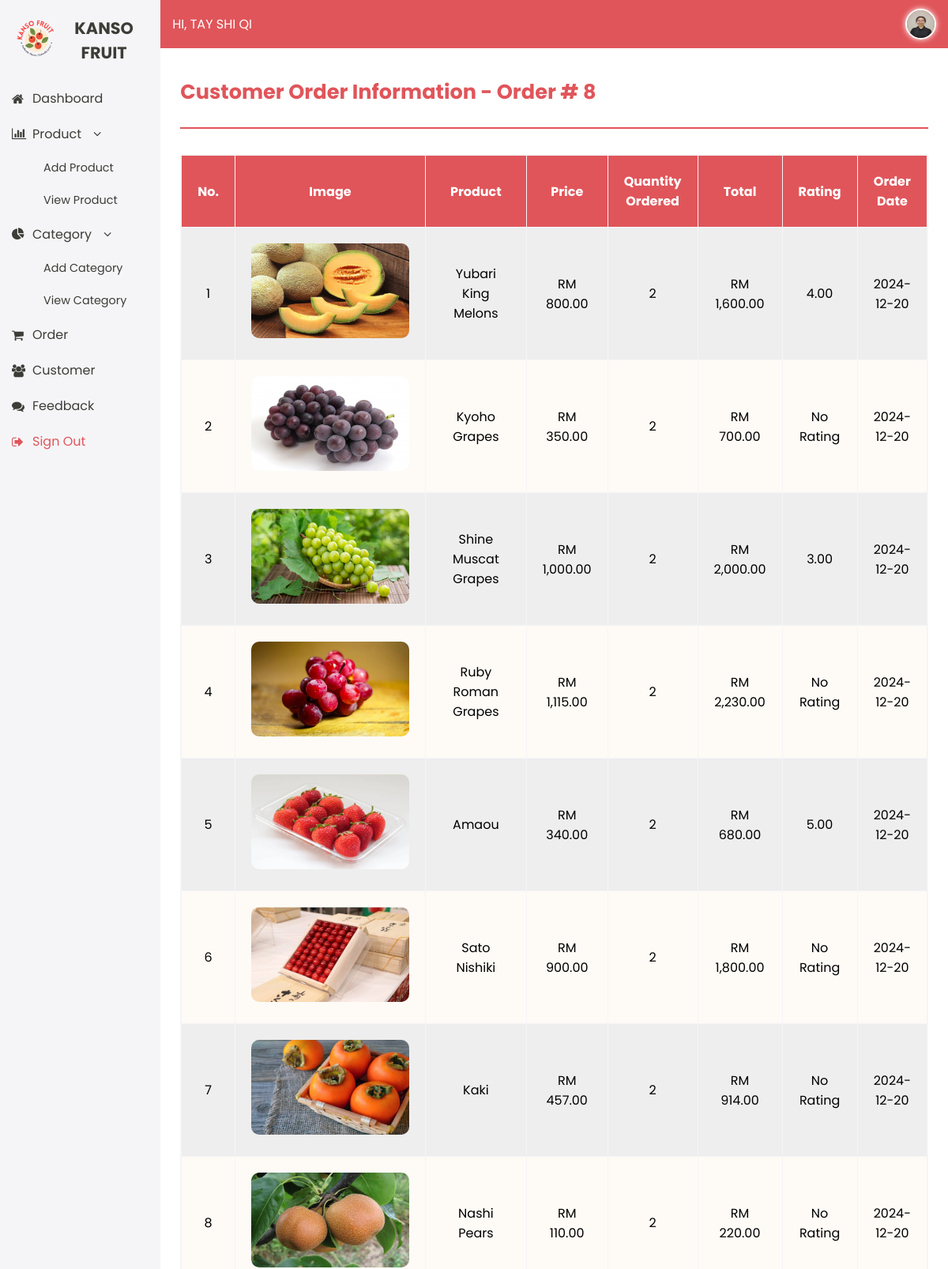
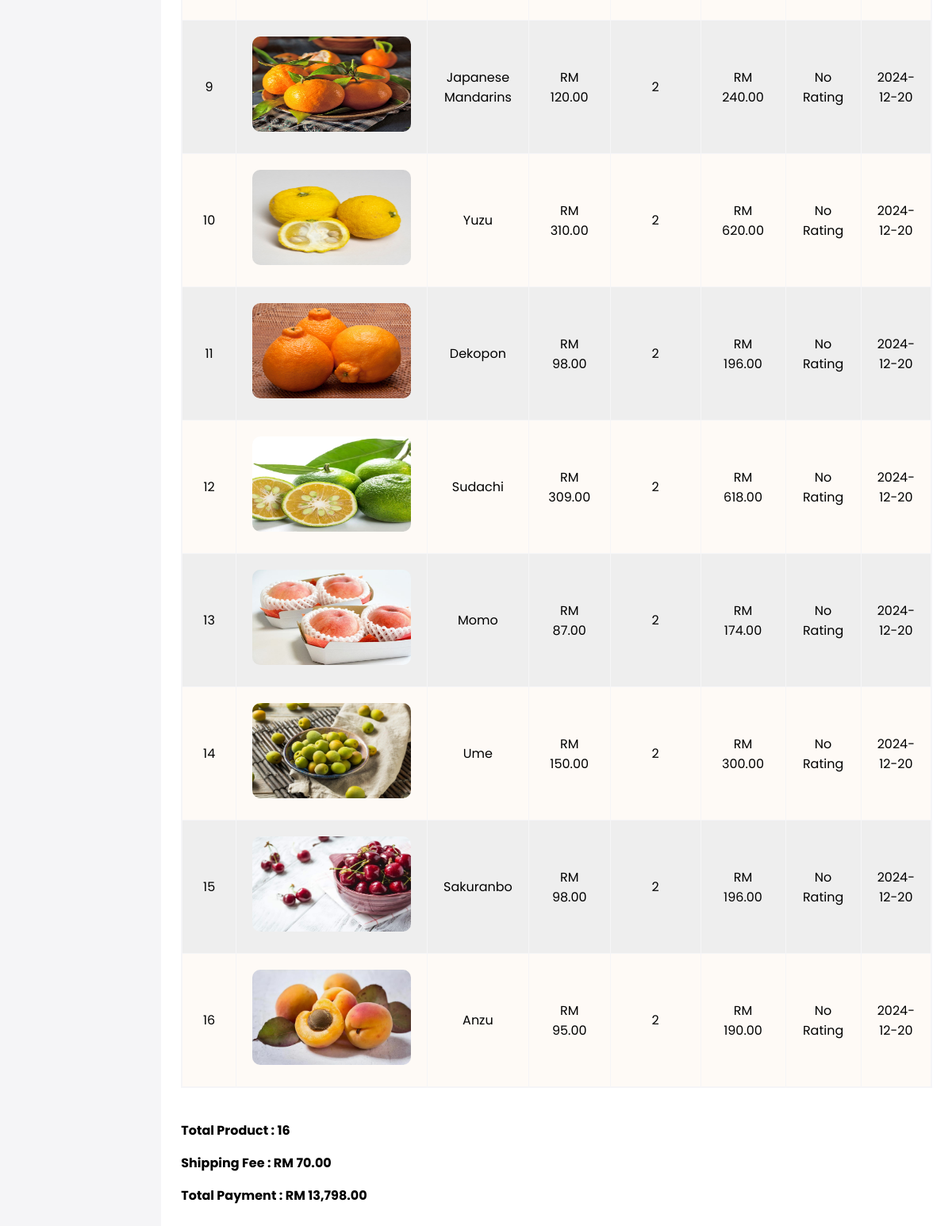
/view_customer_order_details.php?order_id=8 (signed in), run on the app's committed database (2 pictures, top to bottom).
### tables this page shows
CREATE TABLE `admintbl` (
  `admin_id` int(11) NOT NULL,
  `admin_name` varchar(200) NOT NULL,
  `admin_email` varchar(100) NOT NULL,
  `admin_password` char(35) NOT NULL,
  `admin_contact` char(15) NOT NULL,
  `admin_gender` char(7) NOT NULL,
  `admin_image` varchar(150) NOT NULL
);

CREATE TABLE `itemtbl` (
  `item_id` int(11) NOT NULL,
  `item_product_price` decimal(10,2) NOT NULL,
  `item_quantity` int(5) NOT NULL,
  `item_rating` int(1) NOT NULL,
  `item_comment` text NOT NULL,
  `item_rating_date` date NOT NULL,
  `product_id` int(11) NOT NULL,
  `order_id` int(11) NOT NULL
);

CREATE TABLE `producttbl` (
  `product_id` int(11) NOT NULL,
  `product_name` varchar(200) NOT NULL,
  `product_description` text NOT NULL,
  `product_price` decimal(10,2) NOT NULL,
  `product_stock_level` int(5) NOT NULL,
  `product_date_created` date NOT NULL,
  `product_image` varchar(150) NOT NULL,
  `category_id` int(11) NOT NULL
);

CREATE TABLE `ordertbl` (
  `order_id` int(11) NOT NULL,
  `order_date` date NOT NULL,
  `order_receiver_name` varchar(150) NOT NULL,
  `order_receiver_contact` char(15) NOT NULL,
  `order_delivery_address` text NOT NULL,
  `order_delivery_date` date NOT NULL,
  `order_payment_method` varchar(100) NOT NULL,
  `order_status` varchar(20) NOT NULL,
  `cust_id` int(11) NOT NULL
);

### view_customer_order_details.php (the view, shortened to what this page needs)
<?php
include "config.php";
$sess_aid = $_SESSION["sess_aid"];
$get_admin = mysqli_query($conn, "select * from admintbl where admin_id=$sess_aid");
$admin_rec = mysqli_fetch_assoc($get_admin );
$ordid = $_REQUEST["order_id"];
?>
<!DOCTYPE HTML>
<html>
	<head>
		<link rel="stylesheet" href="css/admin_design.css" />
		<link href="https://cdnjs.cloudflare.com/ajax/libs/font-awesome/5.15.4/css/all.min.css" rel="stylesheet">
		<link rel="stylesheet" href="https://cdnjs.cloudflare.com/ajax/libs/font-awesome/4.7.0/css/font-awesome.min.css">
	</head>
	<body>
	<div id="body">
		<div id="leftnav">
			<div id="logo">
				<div class="one">
					<a href="index.html"><img src="images/logo.png" title="Kanso Fruits" alt="Kanso Fruits Logo" /></a>
				</div>
				<div class="two">
					<a href="index.html">Kanso Fruit</a>
				</div>
			</div>
			<div id="sidenav">
				<p><a href="admin_dashboard.php"><i class="fa fa-home"></i>Dashboard</a></p>
				<p class="three"><i class="fa fa-bar-chart"></i>Product<i class="fa fa-angle-down"></i></p>
					<p class="angle"><a href="add_product.php">Add Product</a></p>
					<p class="angle"><a href="view_product.php">View Product</a></p>
				<p class="three"><i class="fa fa-pie-chart"></i>Category<i class="fa fa-angle-down"></i></p>
					<p class="angle"><a href="add_category.php">Add Category</a></p>
					<p class="angle"><a href="view_category.php">View Category</a></p>
				<p><a href="view_order.php"><i class="fa fa-shopping-cart"></i>Order</a></p>
				<p><a href="view_customer.php"><i class="fa fa-users"></i>Customer</a></p>
				<p><a href="view_feedback.php"><i class="fa fa-comments"></i>Feedback</a></p>
				<p style="color:#e0555a;"><a href="admin_logout.php"><i class="fa fa-sign-out"></i>Sign Out</a></p>
			</div>
		</div>
		<div id="rightnav">
			<div id="top">
				<div class="halo">
					<p>Hi, <?php echo $admin_rec['admin_name']; ?></p>
				</div>
				<div class="profile">
					<a href="admin_profile.php">
						<?php
							if ($admin_rec["admin_image"] == "")
							{
								$filename = "admin_image/profile.png";
							}
							else
							{
								$filename = "admin_image/".$admin_rec["admin_image"];
							}
							echo "<img src='".$filename."'>";
						?>
					</a>
				</div>
			</div>
			<div id="down">
			<div class="table">
				<h3>Customer Order Information - Order # <?php echo $ordid; ?></h3>
				<hr>
				<?php
					$get_item = mysqli_query($conn, "select * from itemtbl,producttbl,ordertbl where
					itemtbl.product_id=producttbl.product_id and ordertbl.order_id=itemtbl.order_id and itemtbl.order_id = $ordid ");
					$count = mysqli_num_rows($get_item);
					if ($count == 0)
					{
						echo "<p>No order records found.</p>";
					}
					else
					{
						echo "<table border='1px' class='product-table'>";
						echo "<tr>";
						echo "<th>No.</th>";
						echo "<th>Image</th>";
						echo "<th>Product</th>";
						echo "<th>Price</th>";
						echo "<th>Quantity Ordered</th>";
						echo "<th>Total</th>";
						echo "<th>Rating</th>";
						echo "<th>Order Date</th>";
						echo "</tr>";
						$x=1;
						$shipping_fee = 70;
						$overall_total = 0;
						while($rec = mysqli_fetch_assoc($get_item))
						{
							if ($rec["product_image"] == "None")
							{
								$filename = "product_image/default.png";
							}
							else
							{
								$filename = "product_image/".$rec["product_image"];
							}
							$item_total = $rec["product_price"] * $rec["item_quantity"];
							$overall_total = $overall_total + $item_total + $shipping_fee;
							echo "<tr>";
							echo "<td>". $x ."</td>";
							echo "<td><img src='".$filename."' style='width:200px;'></td>";
							echo "<td>".$rec["product_name"]."</td>";
							echo "<td>RM ".number_format($rec["product_price"],2)."</td>";
							echo "<td>".$rec["item_quantity"]."</td>";
							echo "<td>RM ".number_format($item_total,2)."</td>";
							echo "<td>";
							if ($rec["item_rating"] != 0)
							{
								echo " ".number_format($rec["item_rating"],2);
							}
							else
							{
								echo "No Rating";
							}
							echo "</td>";
							echo "<td>".$rec["order_date"]."</td>";
							echo "</tr>";
							$x++;
						}
						echo "</table>";
						echo "<br>";
						echo "<p><b>Total Product : ".$count."</b></p>";
						echo "<p><b>Shipping Fee : RM ".number_format($shipping_fee,2)."</b></p>";
						echo "<p><b>Total Payment : RM ".number_format($overall_total,2)."</b></p>";
					}
				?>
			</div>
			</div>
		</div>
	</div>
	</body>
</html>

### css/admin_design.css (style rules this page uses)
body { margin:0; padding:0; font-family:'Poppins', sans-serif; background-color:#F5F5F7; }
a { text-decoration:none; color:inherit; }
#body { display:flex; height:100vh; }
#leftnav { width:250px; background-color:#F5F5F7; color:#3C3D37; display:flex; flex-direction:column; }
#logo { display:flex; align-items:center; justify-content:center; padding:20px; text-align:center; }
#logo .one img { width:50px; height:50px; margin-right:10px; }
#logo .two a { font-size:1.3em; font-weight:bold; color:#3C3D37; text-transform:uppercase; }
#sidenav a { display:flex; align-items:center; padding:10px 15px; cursor:pointer; }
#sidenav p.three { margin:10px 0px; }
#sidenav p.three i { margin:0px 16px 0px 15px; }
#sidenav p i { margin-right:16px; width:10px; }
#sidenav p { margin:0; font-size:1em; }
#sidenav p.angle { font-size:0.9em; margin-left:40px; }
#rightnav { flex:1; display:flex; flex-direction:column; }
#top { display:flex; background-color:#e0555a; padding:2px 15px; justify-content:space-between; align-items:center; color:#fff; }
#top .halo { font-size:16px; text-transform:uppercase; }
#top .profile img { width:35px; height:35px; border-radius:100%; border:2px solid white; box-shadow:0px 0px 7px white; margin-top:7px; }
#down { flex:1; padding:10px; background-color:white; overflow-y:auto; }
.table { padding:0px 15px; box-sizing:border-box; width:100%; }
.table h3 { font-size:1.6em; color:#e0555a; font-family:; }
.table hr { border:1px solid #e0555a; margin-bottom:2em; }
.table img { width:150px; height:120px; border-radius:10px; }
.table .product-table { width:100%; border-collapse:collapse; text-align:center; border:2px solid #F5F5F7; }
.table .product-table th { padding:20px; background-color:#e0555a; color:white; }
.table .product-table td { padding:20px; }
.table .product-table tr:nth-child(even) { background-color:#eeeeee; }
.table .product-table tr:nth-child(odd) { background-color:#FEFAF6; }

### data on the page
admintbl: admin_name "TAY SHI QI", admin_image (picture)
itemtbl: product.product_image (picture), product.product_name "Yubari King Melons", product.product_price "800.00", item_quantity "2", item_total "1,600.00", item_rating "4.00", order.order_date "2024-12-20"
itemtbl: product.product_image (picture), product.product_name "Kyoho Grapes", product.product_price "350.00", item_quantity "2", item_total "700.00", item_rating "No Rating", order.order_date "2024-12-20"
itemtbl: product.product_image (picture), product.product_name "Shine Muscat Grapes", product.product_price "1,000.00", item_quantity "2", item_total "2,000.00", item_rating "3.00", order.order_date "2024-12-20"
itemtbl: product.product_image (picture), product.product_name "Ruby Roman Grapes", product.product_price "1,115.00", item_quantity "2", item_total "2,230.00", item_rating "No Rating", order.order_date "2024-12-20"
itemtbl: product.product_image (picture), product.product_name "Amaou", product.product_price "340.00", item_quantity "2", item_total "680.00", item_rating "5.00", order.order_date "2024-12-20"
itemtbl: product.product_image (picture), product.product_name "Sato Nishiki", product.product_price "900.00", item_quantity "2", item_total "1,800.00", item_rating "No Rating", order.order_date "2024-12-20"
itemtbl: product.product_image (picture), product.product_name "Kaki", product.product_price "457.00", item_quantity "2", item_total "914.00", item_rating "No Rating", order.order_date "2024-12-20"
itemtbl: product.product_image (picture), product.product_name "Nashi Pears", product.product_price "110.00", item_quantity "2", item_total "220.00", item_rating "No Rating", order.order_date "2024-12-20"
itemtbl: product.product_image (picture), product.product_name "Japanese Mandarins", product.product_price "120.00", item_quantity "2", item_total "240.00", item_rating "No Rating", order.order_date "2024-12-20"
itemtbl: product.product_image (picture), product.product_name "Yuzu", product.product_price "310.00", item_quantity "2", item_total "620.00", item_rating "No Rating", order.order_date "2024-12-20"
itemtbl: product.product_image (picture), product.product_name "Dekopon", product.product_price "98.00", item_quantity "2", item_total "196.00", item_rating "No Rating", order.order_date "2024-12-20"
itemtbl: product.product_image (picture), product.product_name "Sudachi", product.product_price "309.00", item_quantity "2", item_total "618.00", item_rating "No Rating", order.order_date "2024-12-20"
itemtbl: product.product_image (picture), product.product_name "Momo", product.product_price "87.00", item_quantity "2", item_total "174.00", item_rating "No Rating", order.order_date "2024-12-20"
itemtbl: product.product_image (picture), product.product_name "Ume", product.product_price "150.00", item_quantity "2", item_total "300.00", item_rating "No Rating", order.order_date "2024-12-20"
itemtbl: product.product_image (picture), product.product_name "Sakuranbo", product.product_price "98.00", item_quantity "2", item_total "196.00", item_rating "No Rating", order.order_date "2024-12-20"
itemtbl: product.product_image (picture), product.product_name "Anzu", product.product_price "95.00", item_quantity "2", item_total "190.00", item_rating "No Rating", order.order_date "2024-12-20"

### other printed values
$ordid "8"
$count "16"
$shipping_fee "70.00"
$overall_total "13,798.00"
